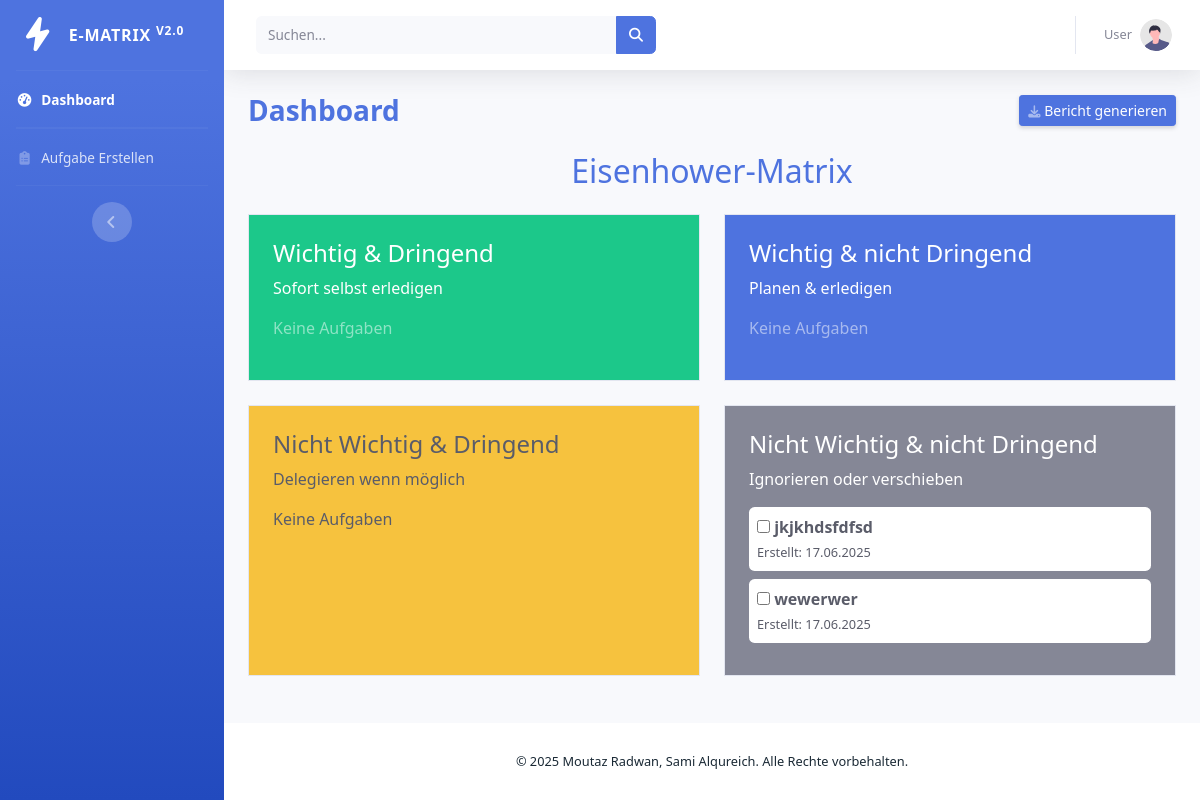
Page /dashboard on the earlier database version.
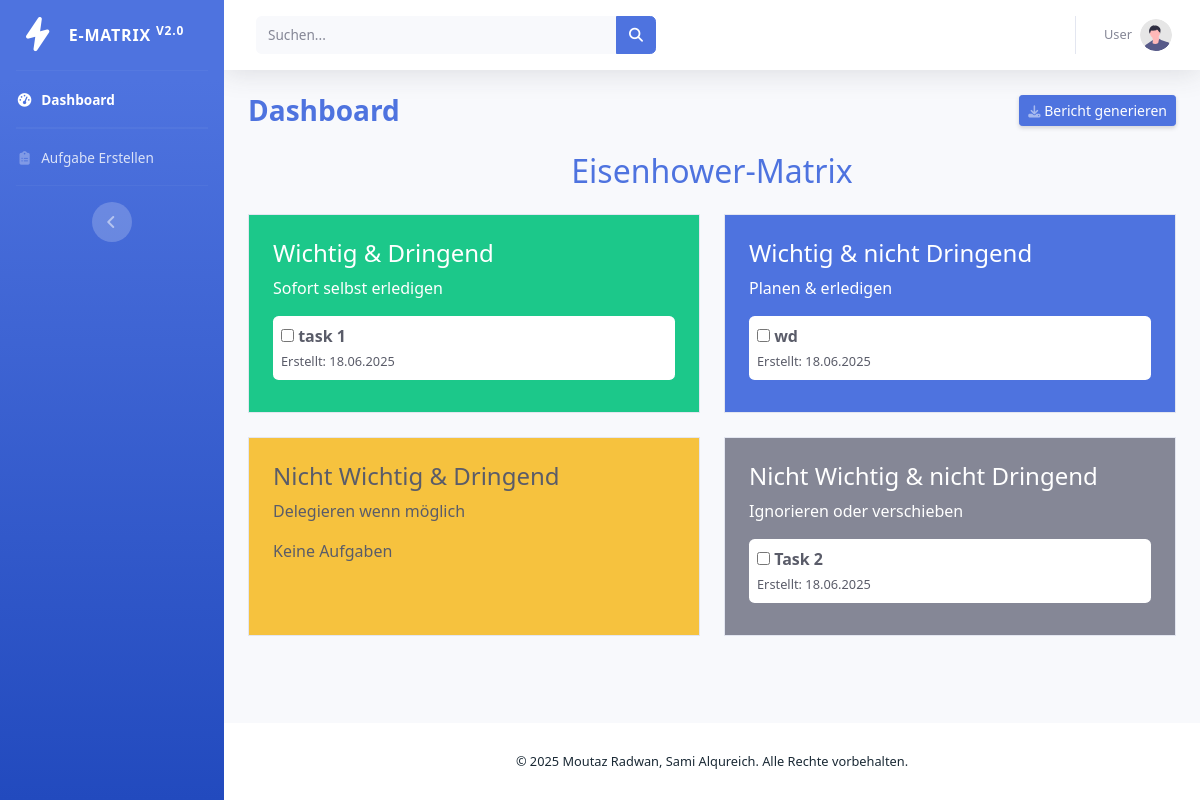
Same page on the later database version.
### models.py (models this page shows)
class Task(Base):
    __tablename__ = "tasks"
    id = Column(Integer, primary_key=True, index=True)
    title = Column(String, nullable=False)
    created_date = Column(DateTime, default=datetime.utcnow)
    property = relationship("Property", uselist=False, back_populates="task", cascade="all, delete")

class Property(Base):
    __tablename__ = "properties"
    id = Column(Integer, primary_key=True, index=True)
    importance = Column(Boolean, nullable=False)
    urgency = Column(Boolean, nullable=False)
    completed = Column(Boolean, default=False)
    task_id = Column(Integer, ForeignKey("tasks.id", ondelete="CASCADE"))
    task = relationship("Task", back_populates="property")

### app.py (the view)
@app.get("/dashboard")
async def dashboard(request: Request, db: Session = Depends(get_db)):
    todos = db.query(Task).options(joinedload(Task.property)).all()
    return templates.TemplateResponse("dashboard.html", {
        "request": request,
        "todos": todos
    })

### templates/dashboard.html (shortened to what this page needs)
{% extends "base.html" %} {% import "macros.html" as m %} {% block title %}Dashboard{% endblock %} {% block page_heading %}Dashboard{% endblock %} {% block content %}
<h2 class="text-center mb-4 text-primary">Eisenhower-Matrix</h2>
<div class="row g-4">
    {{ m.render_tasks(todos, "Wichtig & Dringend", "bg-success", true, true,"text-white") }}
    {{ m.render_tasks(todos, "Wichtig & nicht Dringend","bg-primary", true, false, "text-white") }}
    {{ m.render_tasks(todos, "Nicht Wichtig & Dringend", "bg-warning text-dark", false, true, "text-dark")}}
    {{ m.render_tasks(todos, "Nicht Wichtig & nicht Dringend", "bg-secondary",false, false, "text-white") }}
</div>
{% endblock %}

### templates/macros.html (shortened to what this page needs)
{% macro render_tasks(todos, title, bg_class, importance, urgency, text_class="text-white") %}
{% set filtered = todos
| selectattr("property.importance", "equalto", importance)
| selectattr("property.urgency", "equalto", urgency)
| selectattr("property.completed", "equalto", false)
| list %}
<div class="col-md-6">
    <div class="p-4 border {{ bg_class }} {{ text_class }} h-100">
        <h4>{{ title }}</h4>
        <p>
            {% if importance and urgency %}Sofort selbst erledigen{% endif %}
            {% if importance and not urgency %}Planen & erledigen{% endif %}
            {% if not importance and urgency %}Delegieren wenn möglich{% endif %}
            {% if not importance and not urgency %}Ignorieren oder verschieben{% endif %}
        </p>
        {% if filtered %}
        {% for task in filtered %}
        <div class="d-flex align-items-start justify-content-start mb-2 bg-white text-dark rounded p-2">
            <div>
                <input type="checkbox" class="status-toggle" data-id="{{ task.id }}"  title="Erledigt markieren">
                <strong>{{ task.title }}</strong><br>
                <small>
                    {% if task.created_date %}
                    Erstellt: {{ task.created_date.strftime('%d.%m.%Y') }}
                    {% else %}
                    Erstellt: unbekannt
                    {% endif %}
                </small>
            </div>
        </div>
        {% endfor %}
        {% else %}
        <p class="{{ text_class }}-50">Keine Aufgaben</p>
        {% endif %}
    </div>
</div>
{% endmacro %}

Differences in the rows shown:
removed Task: title "jkjkhdsfdfsd", created_date "17.06.2025"
removed Task: title "wewerwer", created_date "17.06.2025"
now on this page (row edited): Task: title "task 1", created_date "18.06.2025"
now on this page (row edited): Task: title "wd", created_date "18.06.2025"
now on this page (row edited): Task: title "Task 2", created_date "18.06.2025"
Other differences:
text no longer shown: "Keine Aufgaben Keine Aufgaben Keine Aufgaben"
text now shown: "Keine Aufgaben"
